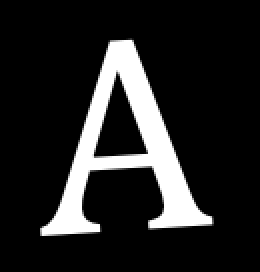
#> input picture img/A.png, 130 x 136 px (shown 2 times larger)
$ python cv2_tests.py --img_path ../img/A.png
#> lines starting #> are read from the running program, lines starting #| are printed output that depends on the picture; after the words box and inside, x2 and y2 are one past the last pixel; in counts of white or black regions, pixels touching at a corner belong together
#> in main, img is the input picture: shape (136, 130, 3); min 0, max 255, mean 36.9
'''
        UTILS:

Saca bordes:
cv2.Canny(img,100,200)

Dibuja rectangulos:
cv2.rectangle(img, (500, 500), (1000, 1000), (255, 0, 0), 50)

Muestra 3 imagenes:
plt.figure(figsize=(75, 75))
plt.subplot(131), plt.imshow(th_R, cmap='gray')
plt.title('R Image'), plt.xticks([]), plt.yticks([])

plt.subplot(132), plt.imshow(th_G, cmap='gray')
plt.title('G Image'), plt.xticks([]), plt.yticks([])

plt.subplot(133), plt.imshow(th_B, cmap='gray')
plt.title('B Image'), plt.xticks([]), plt.yticks([])

plt.show()
'''


import cv2
from matplotlib import pyplot as plt
import numpy as np
import argparse


def getThresholdImgs(img):
    '''
    Compute the threshold image of the three canals
    :params:
    img

    :returns:
    th_R, th_G, th_B
    '''

    img_R, img_G, img_B = cv2.split(img)

    _, th_R = cv2.threshold(img_R, 127, 255, cv2.THRESH_BINARY | cv2.THRESH_OTSU)
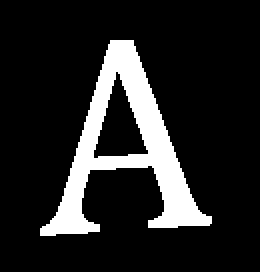
#> th_R: shape (136, 130) (shown 2 times larger); 14.5% white; 1 white region, box (x1, y1, x2, y2) and area: (20, 20, 106, 118) 2563
    _, th_G = cv2.threshold(img_G, 127, 255, cv2.THRESH_BINARY | cv2.THRESH_OTSU)
    _, th_B = cv2.threshold(img_B, 127, 255, cv2.THRESH_BINARY | cv2.THRESH_OTSU)

    return th_R, th_G, th_B


def printImg(img, factor, time):
    '''
    Prints an image and resize it by the factor
    '''
    if len(img.shape) == 2:
        x, y = img.shape
    elif len(img.shape) == 3:
        x, y, _ = img.shape

    if factor != 0:
        x = int(x/factor)
        y = int(y/factor)

    imgr = cv2.resize(img, (y, x))

    cv2.imshow('Training_01', imgr)
    cv2.waitKey(time)
    cv2.destroyAllWindows()


def isInside(out1, out2, in1, in2):

    x = out1[0] < in1[0] < in2[0] < out2[0]
    y = out1[1] < in1[1] < in2[1] < out2[1]
    return x and y


def segmentate(img):
    mser = cv2.MSER_create()

    regions, rects = mser.detectRegions(img)
#> rects = [[1, 1, 128, 134], [47, 36, 27, 43], [20, 20, 86, 98]]

    if isinstance(rects, list):
        rects = [i for i in rects if (i[0] != 1 and i[1] != 1)
                                          and (i[0] != 0 and i[1] != 0)]
    else:
        rects = [i for i in rects.tolist() if (i[0] != 1 and i[1] != 1)
                                          and (i[0] != 0 and i[1] != 0)]
#> rects = [[47, 36, 27, 43], [20, 20, 86, 98]]
    insideRects = []

    # With the rects you can e.g. crop the letters
    for (x1, y1, w1, h1) in rects:
        for (x2, y2, w2, h2) in rects:
            if isInside((x1, y1), (x1+w1, y1+h1), (x2, y2), (x2+w2, y2+h2)):
                insideRects.append([x2, y2, w2, h2])
#> this loop made 2 passes
#> after the loop, insideRects = [[47, 36, 27, 43]]

    return [i for i in rects if i not in insideRects]


def extractSubmatrix(matrix, upperPoint, downerPoint):
    return np.array([ x[upperPoint[0]:downerPoint[0]]
            for x in matrix[upperPoint[1]:downerPoint[1]]])


def main(img_path):

    img = cv2.imread(img_path)

    th_R, th_G, th_B = getThresholdImgs(img)

    rects = segmentate(th_R)
#> rects = [[20, 20, 86, 98]]

    for (x, y, w, h) in rects:
        cv2.rectangle(th_R, (x, y), (x+w, y+h), color=(128, 128, 0), thickness=4)
#> this loop made 1 pass
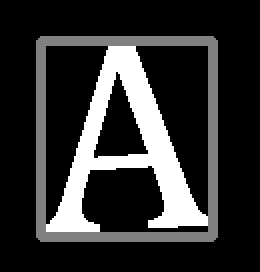
#> th_R: shape (136, 130) (shown 2 times larger); 10.34% of pixels changed, all inside (x1, y1, x2, y2) = (18, 18, 109, 121)
        # printImg(extractSubmatrix(th_R, (x, y), (x+w, y+h)), 1, 1000)

    printImg(th_R, 3, 6000)
#> in printImg, `imgr = cv2.resize(img, (y, x))`:
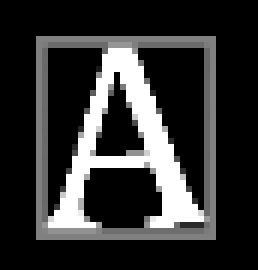
#> imgr: shape (45, 43) (shown 6 times larger); min 0, max 255, mean 50.1


if __name__ == '__main__':
    parser = argparse.ArgumentParser()
    parser.add_argument('--img_path', type=str, required=True,
                        help="Dirección de la imagen a procesar")
    cmd_args = parser.parse_args()
    main(cmd_args.img_path)

$ run again, on img/Training_01.png
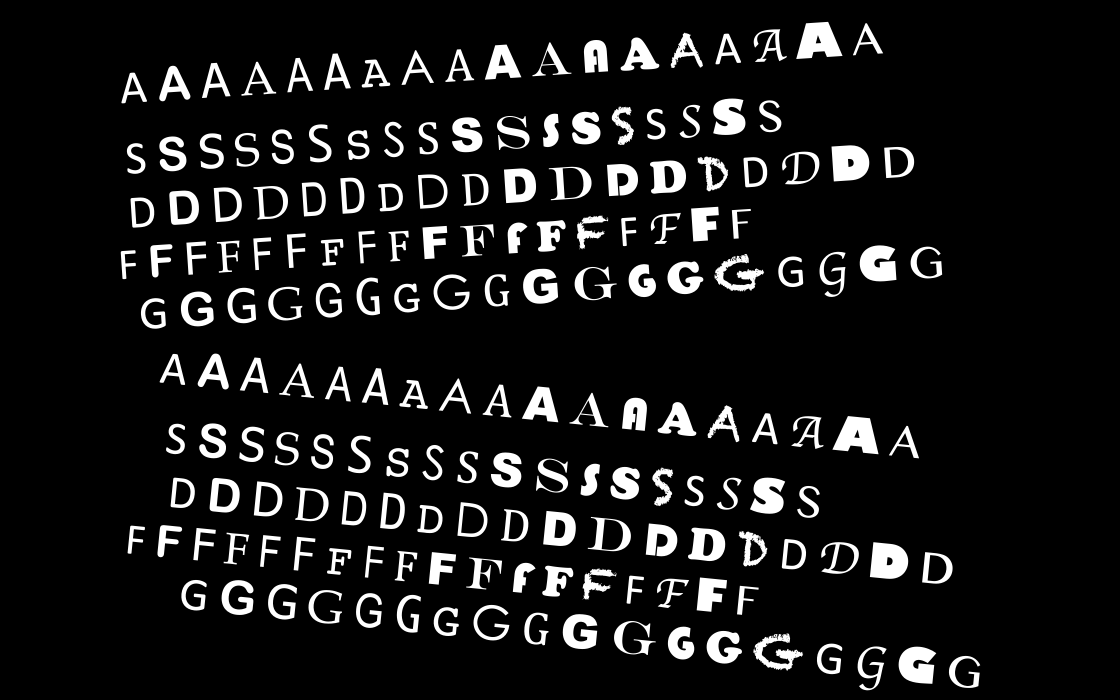
#> input picture img/Training_01.png, 3360 x 2100 px (shown at 1/3 size)
#> in main, img is the input picture: shape (2100, 3360, 3); min 0, max 255, mean 24.2
#> in getThresholdImgs, `_, th_R = cv2.threshold(img_R, 127, 255, cv2.THRESH_BINARY | cv2.THRES..`:
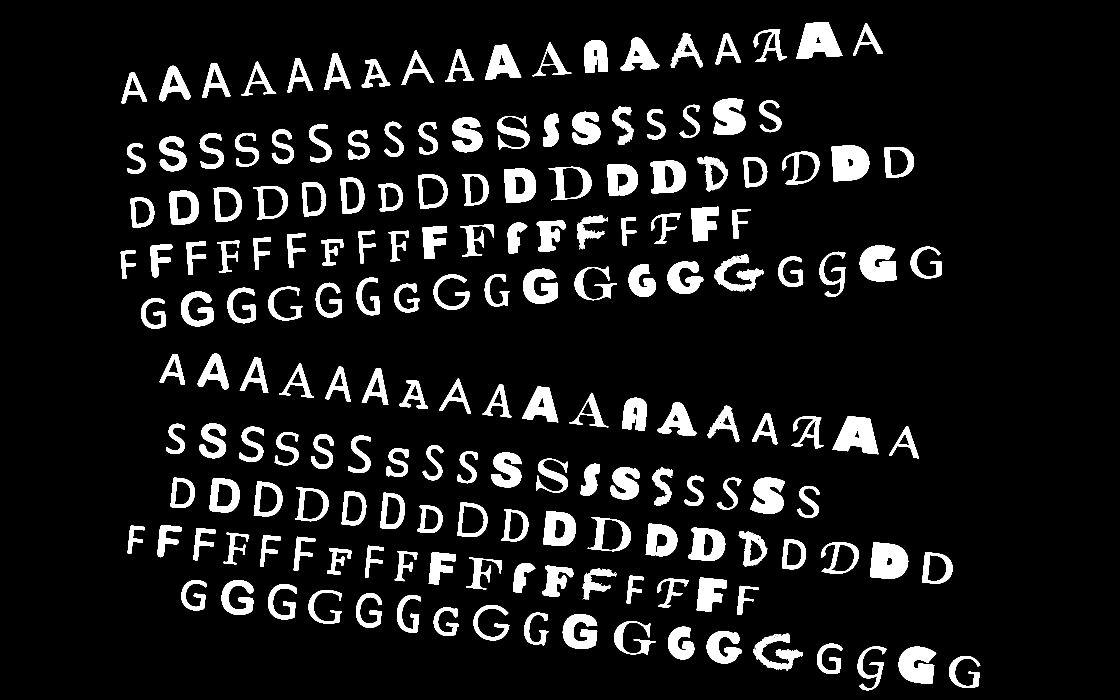
#> th_R: shape (2100, 3360) (shown at 1/3 size); 9.5% white; 199 white regions (17 under 20 px), largest, box (x1, y1, x2, y2) and area: (2495, 436, 2608, 544) 10020, (2610, 1627, 2725, 1737) 10007, (2389, 66, 2527, 177) 9911
#> in segmentate, `regions, rects = mser.detectRegions(img)`: regions = 250 items; rects = 250 rows, first 6: [2783, 1665, 56, 78], [2696, 1300, 32, 35], [2669, 448, 55, 78], [2582, 93, 31, 35], [2660, 1672, 18, 24], [2492, 1633, 70, 82]
#> in segmentate, `rects = [i for i in rects.tolist() if (i[0] != 1 and i[1] != 1) and (i..`: rects = 250 items, first 6: [2783, 1665, 56, 78], [2696, 1300, 32, 35], [2669, 448, 55, 78], [2582, 93, 31, 35], [2660, 1672, 18, 24], [2492, 1633, 70, 82]
#> the loop in segmentate, `for (x1, y1, w1, h1) in rects:` made 250 passes
#> the loop in main, `for (x, y, w, h) in rects:` made 182 passes
#> (x, y, w, h) on passes 1 to 3: (2495, 436, 113, 108), (2123, 1216, 95, 111), (2847, 1968, 94, 96)
#> in printImg, `imgr = cv2.resize(img, (y, x))`:
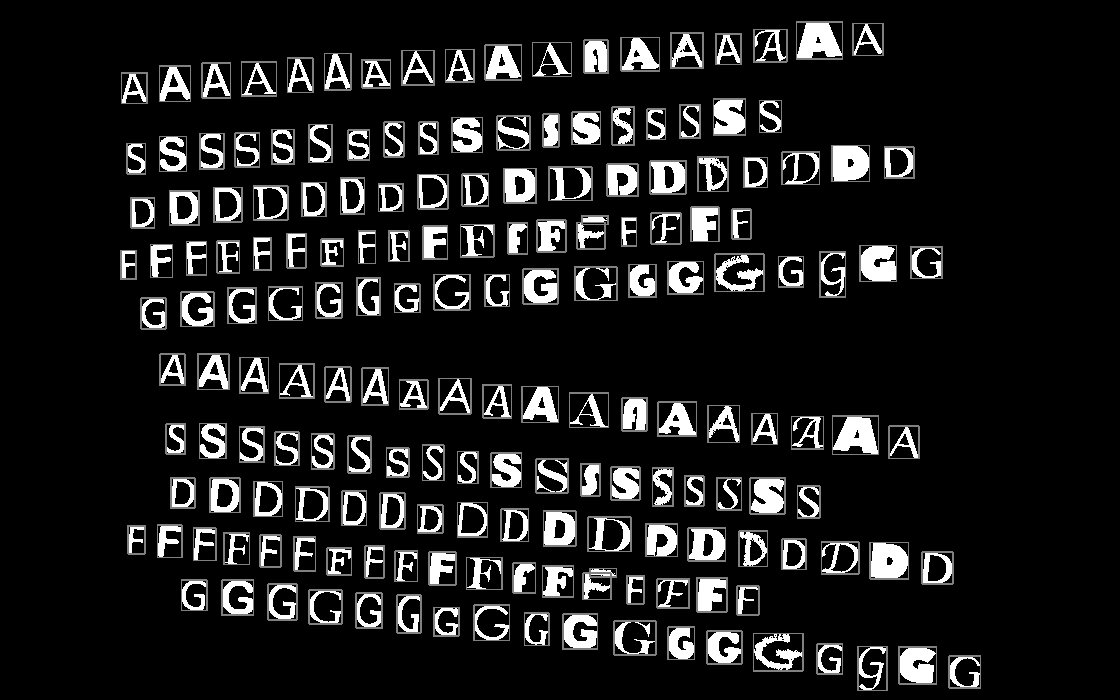
#> imgr: shape (700, 1120); min 0, max 255, mean 29.1

$ run again, on img/Training_02.png
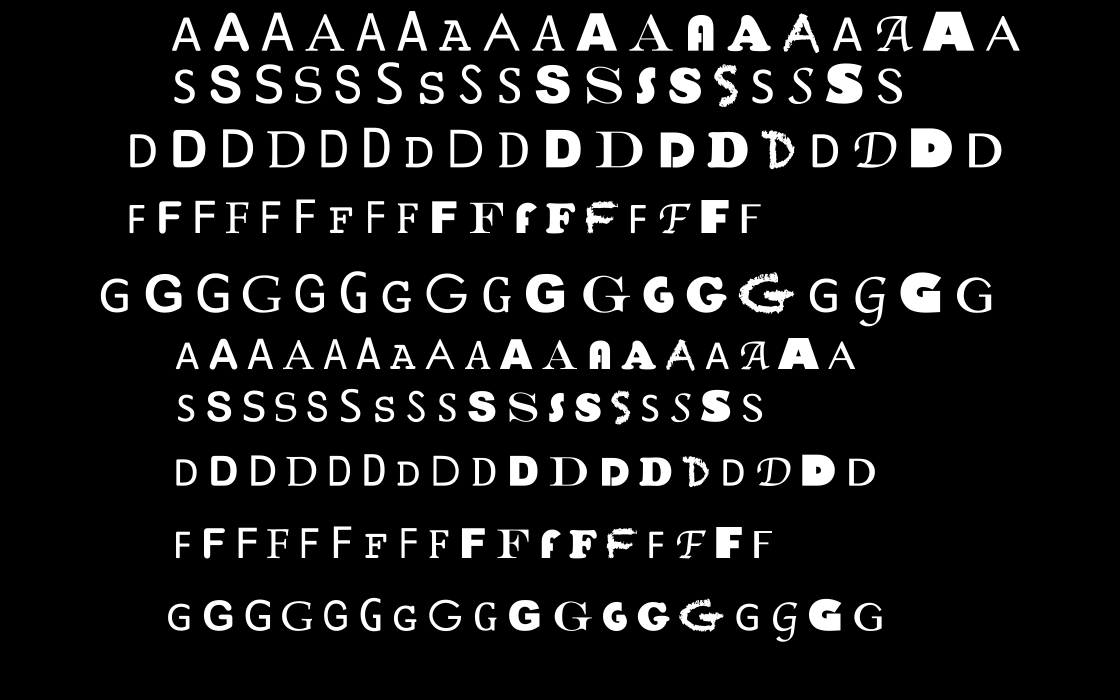
#> input picture img/Training_02.png, 3360 x 2100 px (shown at 1/3 size)
#> in main, img is the input picture: shape (2100, 3360, 3); min 0, max 255, mean 24.3
#> in getThresholdImgs, `_, th_R = cv2.threshold(img_R, 127, 255, cv2.THRESH_BINARY | cv2.THRES..`:
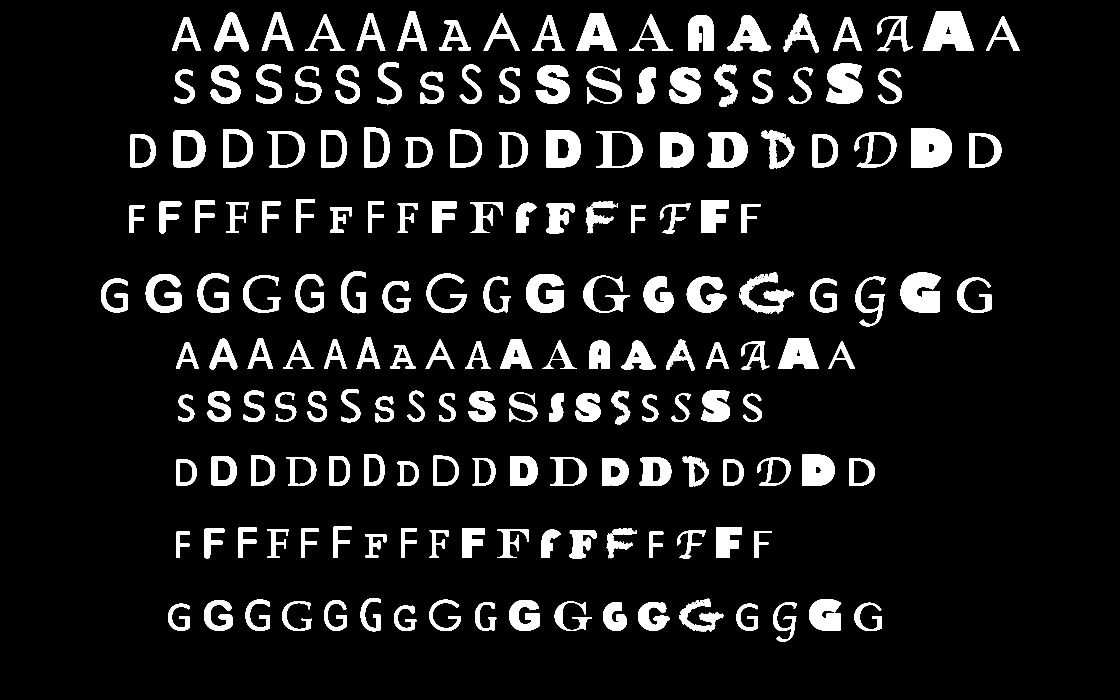
#> th_R: shape (2100, 3360) (shown at 1/3 size); 9.5% white; 200 white regions (19 under 20 px), largest, box (x1, y1, x2, y2) and area: (2733, 385, 2856, 502) 12445, (2768, 35, 2922, 152) 12276, (2702, 817, 2823, 938) 11322
#> in segmentate, `regions, rects = mser.detectRegions(img)`: regions = 250 items; rects = 250 rows, first 6: [2324, 410, 48, 80], [2987, 73, 35, 38], [2925, 408, 59, 86], [2836, 78, 18, 26], [2785, 430, 19, 27], [2677, 61, 28, 49]
#> in segmentate, `rects = [i for i in rects.tolist() if (i[0] != 1 and i[1] != 1) and (i..`: rects = 250 items, first 6: [2324, 410, 48, 80], [2987, 73, 35, 38], [2925, 408, 59, 86], [2836, 78, 18, 26], [2785, 430, 19, 27], [2677, 61, 28, 49]
#> the loop in segmentate, `for (x1, y1, w1, h1) in rects:` made 250 passes
#> the loop in main, `for (x, y, w, h) in rects:` made 182 passes
#> (x, y, w, h) on passes 1 to 3: (2733, 385, 123, 117), (1926, 1184, 49, 81), (2118, 1028, 68, 79)
#> in printImg, `imgr = cv2.resize(img, (y, x))`:
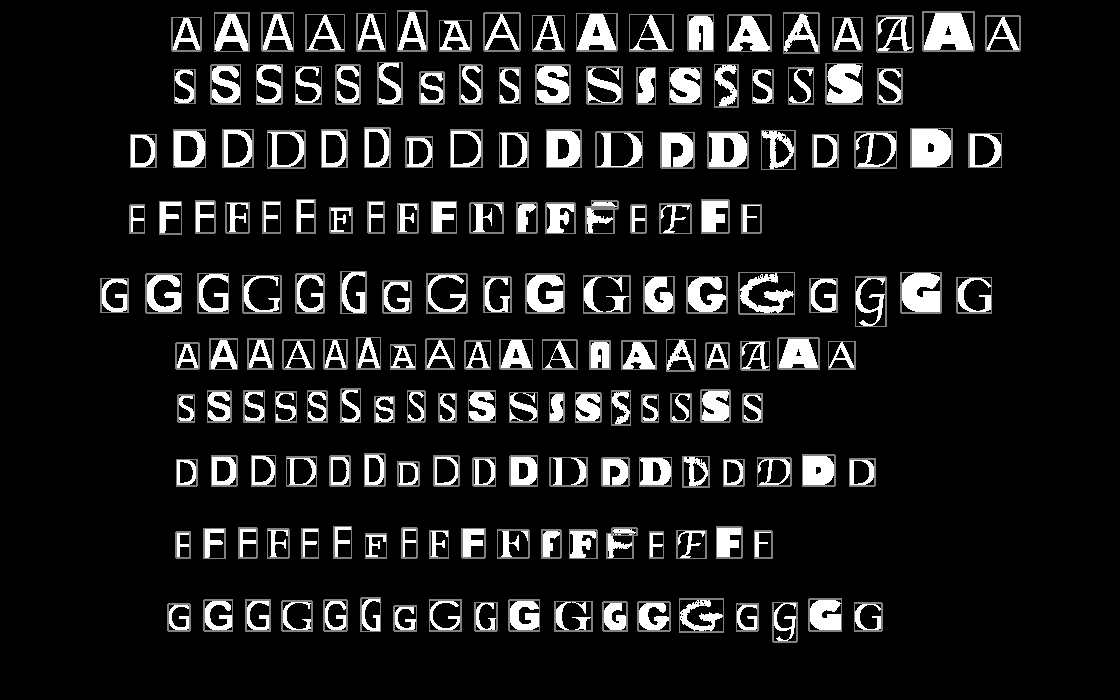
#> imgr: shape (700, 1120); min 0, max 255, mean 28.3
